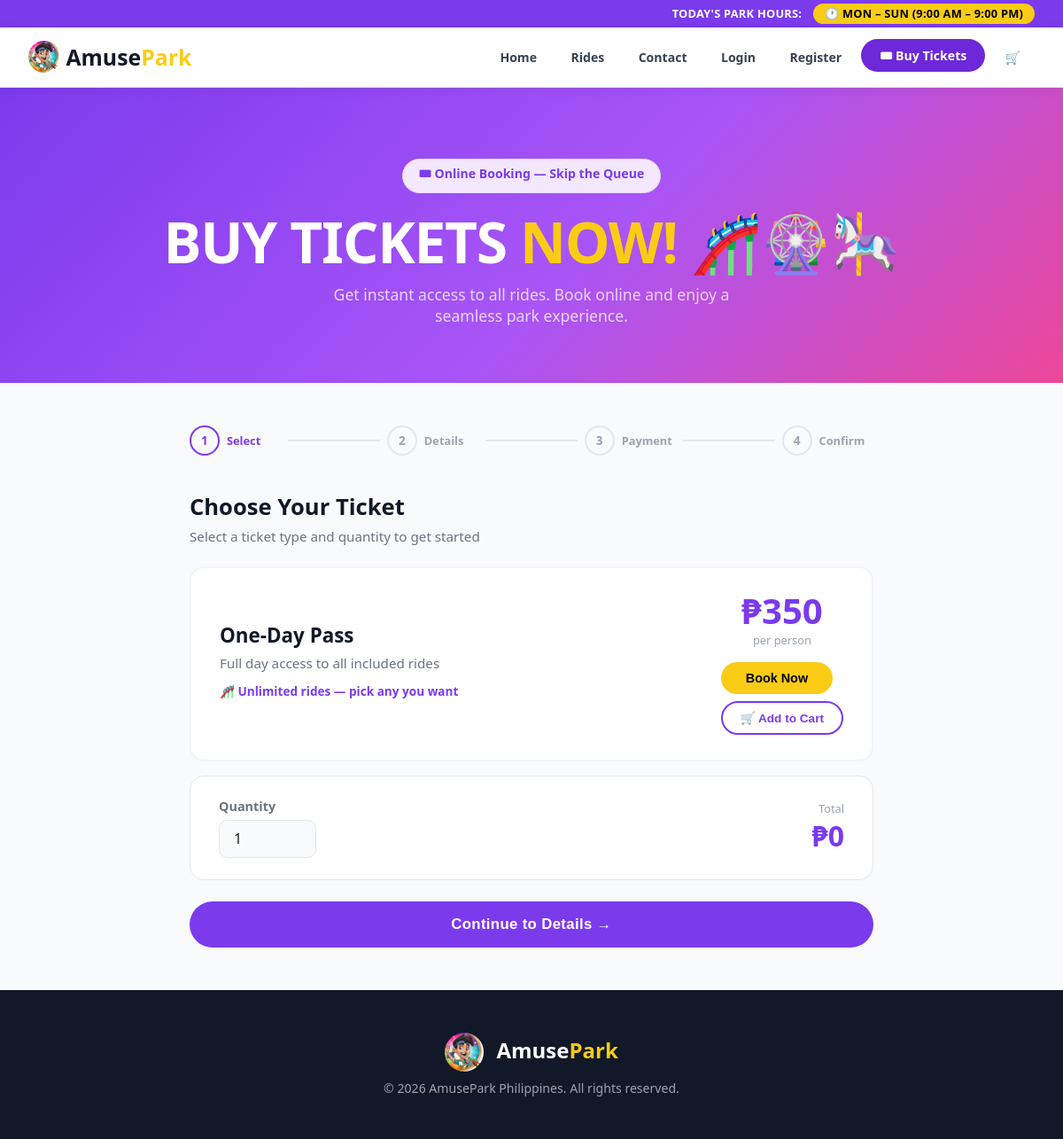
The page /tickets.php on the database as committed earlier.
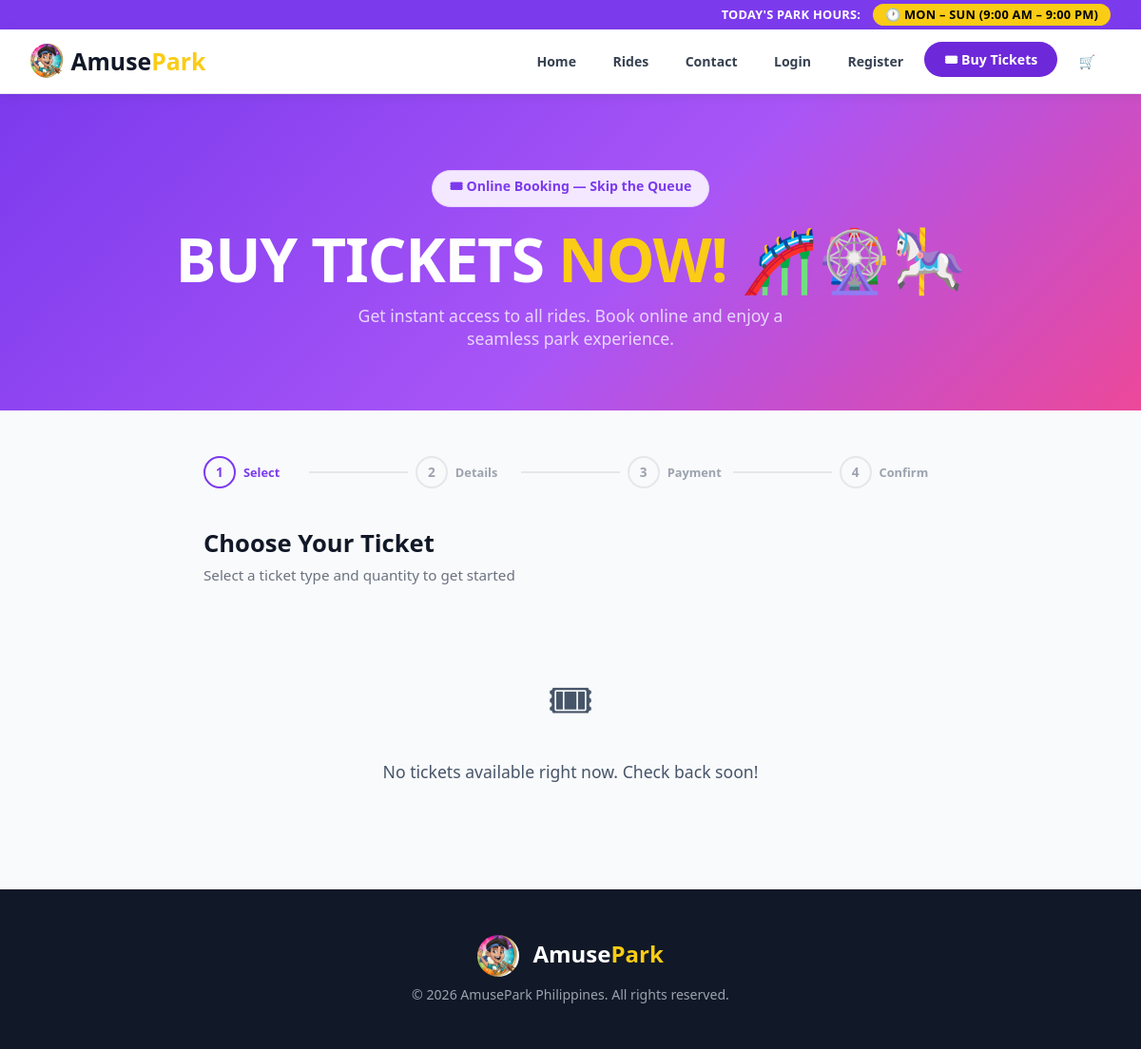
The same page on the database as committed later.
### tables this page shows
CREATE TABLE ticket_types (
  id INT AUTO_INCREMENT PRIMARY KEY,
  name VARCHAR(150) NOT NULL,
  description TEXT,
  category ENUM('Single Day','Season Pass','Group','VIP','Child','Senior') DEFAULT 'Single Day',
  price DECIMAL(10,2) NOT NULL,
  max_rides INT,
  is_active TINYINT(1) DEFAULT 1,
  created_at DATETIME DEFAULT CURRENT_TIMESTAMP,
  updated_at DATETIME DEFAULT CURRENT_TIMESTAMP ON UPDATE CURRENT_TIMESTAMP
);

### config.php (called while the page is built, shortened)
<?php
function e(?string $value): string
{
    return htmlspecialchars((string)$value, ENT_QUOTES | ENT_SUBSTITUTE, 'UTF-8');
}

### tickets.php (the view, shortened to what this page needs)
<?php
require_once __DIR__ . '/lib/auth.php';
require_once __DIR__ . '/lib/layout.php';
$user = current_user();
$pdo  = db();
$flow = $_SESSION['booking_flow'] ?? [];
$step = isset($_GET['step']) ? (int)$_GET['step'] : 0;
$types = $pdo->query("SELECT * FROM ticket_types WHERE is_active = 1 ORDER BY price ASC")->fetchAll();
$selectedType = null;
$selectedQty  = (int)($flow['quantity'] ?? 1);
$selectedId   = (int)($flow['ticket_type_id'] ?? 0);
?>
<!DOCTYPE html>
<html lang="en">
<head>
  <link rel="stylesheet" href="css/style.css" />
</head>
<body class="tickets-page">
<?php render_nav($user, 'tickets'); ?>
<div class="tk-hero">
  <div style="display:inline-flex;align-items:center;gap:.5rem;background:#f3e8ff;border:1px solid #e9d5ff;border-radius:999px;padding:.4rem 1.1rem;margin-bottom:1.25rem;color:#7c3aed;font-size:.88rem;font-weight:600;">
    🎟 Online Booking — Skip the Queue
  </div>
  <h1>BUY TICKETS <span>NOW!</span> 🎢🎡🎠</h1>
  <p>Get instant access to all rides. Book online and enjoy a seamless park experience.</p>
</div>
<div class="tk-wrap">
  <div class="tk-stepper">
    <?php
      $steps = ['Select','Details','Payment','Confirm'];
      foreach ($steps as $i => $lbl):
        $cls = $step === $i ? 'active' : ($step > $i ? 'done' : '');
    ?>
      <div class="tk-step <?= $cls ?>">
        <div class="tk-step-num"><?= $step > $i ? '✓' : ($i + 1) ?></div>
        <div class="tk-step-label"><?= $lbl ?></div>
      </div>
      <?php if ($i < 3): ?>
        <div class="tk-step-line <?= $step > $i ? 'done' : '' ?>"></div>
      <?php endif; ?>
    <?php endforeach; ?>
  </div>
  <?php if ($step === 0): ?>
    <div style="margin-bottom:1.5rem;">
      <div style="font-size:1.6rem;font-weight:900;color:#111827;margin-bottom:.35rem;">Choose Your Ticket</div>
      <div style="color:#6b7280;font-size:.95rem;">Select a ticket type and quantity to get started</div>
    </div>
    <?php if (!count($types)): ?>
      <div style="text-align:center;padding:4rem 2rem;color:#475569;">
        <div style="font-size:3rem;margin-bottom:1rem;">🎟</div>
        <div style="font-size:1.1rem;">No tickets available right now. Check back soon!</div>
      </div>
    <?php else: ?>
      <form method="post" id="ticket-form">
        <?php foreach ($types as $t):
          $price = (float)$t['price'];
          $tid   = (int)$t['id'];
          $isSelected = $tid === $selectedId;
        ?>
          <div class="tk-card <?= $isSelected ? 'selected' : '' ?>"
               onclick="selectTicket(<?= $tid ?>, <?= $price ?>)">
            <div class="tk-card-left">
              <div class="tk-card-name"><?= e($t['name']) ?></div>
              <div class="tk-card-desc"><?= e($t['description'] ?? 'Full day access to all included rides') ?></div>
              <?php if (isset($t['max_rides']) && $t['max_rides'] !== null && $t['max_rides'] !== ''): ?>
                <div style="color:#7c3aed;font-size:.85rem;font-weight:700;margin-bottom:.5rem;">🎢 Pick up to <?= (int)$t['max_rides'] ?> ride<?= (int)$t['max_rides'] === 1 ? '' : 's' ?> — you choose in the next step</div>
              <?php else: ?>
                <div style="color:#7c3aed;font-size:.85rem;font-weight:700;margin-bottom:.5rem;">🎢 Unlimited rides — pick any you want</div>
              <?php endif; ?>
            </div>
            <div class="tk-card-right">
              <div class="tk-price">₱<?= number_format($price, 0) ?></div>
              <div class="tk-price-label">per person</div>
              <button type="button" class="tk-buy-btn" onclick="event.stopPropagation();selectTicket(<?= $tid ?>, <?= $price ?>)">
                Book Now
              </button>
              <button type="button" class="tk-cart-add-btn" onclick="event.stopPropagation();addToCart(<?= $tid ?>, this)">
                🛒 Add to Cart
              </button>
            </div>
          </div>
        <?php endforeach; ?>
        <div class="tk-qty-box">
          <div>
            <label>Quantity</label>
            <input type="number" name="quantity" id="ticket-qty" min="1" value="<?= max(1, $selectedQty) ?>" />
          </div>
          <div class="tk-total-wrap">
            <div class="tk-total-label">Total</div>
            <div class="tk-total-amount" id="ticket-total">
              ₱<?= $selectedType ? number_format(((float)$selectedType['price']) * max(1, $selectedQty), 0) : '0' ?>
            </div>
          </div>
        </div>
        <button class="tk-continue-btn" type="submit">Continue to Details →</button>
      </form>
    <?php endif; ?>
  <?php endif; ?>
</div>
<?php render_footer(); ?>
</body>
</html>

### lib/layout.php (shortened to what this page needs)
<?php
function render_nav($user, string $active = ''): void {
    $isAdmin = ($user['role'] ?? '') === 'admin';
    $isStaff = ($user['role'] ?? '') === 'staff';
    $scriptPath = str_replace('\\', '/', (string)($_SERVER['SCRIPT_NAME'] ?? ''));
    $scriptDir  = trim(dirname($scriptPath), '/');
    $appBase = '';
    $relDir = $appBase !== '' && stripos($scriptDir, $appBase) === 0
        ? trim(substr($scriptDir, strlen($appBase)), '/')
        : $scriptDir;
    $depth = ($relDir === '') ? 0 : substr_count($relDir, '/') + 1;
    $root  = $depth >= 2 ? '../../' : ($depth === 1 ? '../' : '');
    if ($isAdmin): ?>
<nav class="admin-nav">
  <a class="logo" href="<?= $root ?>index.php">
    <img src="<?= $root ?>hero.png.jpg" alt="AmusePark" style="height:36px;width:36px;border-radius:50%;object-fit:cover;flex-shrink:0;">
    Amuse<span>Park</span>
  </a>
  <ul>
    <li><a href="<?= $root ?>admin/admin-dashboard.php" <?= $active==='dashboard'?'class="active"':'' ?>>Dashboard</a></li>
    <li><a href="<?= $root ?>admin/rides.php"           <?= $active==='rides'    ?'class="active"':'' ?>>Rides</a></li>
    <li><a href="<?= $root ?>admin/bookings.php"        <?= $active==='bookings' ?'class="active"':'' ?>>Bookings</a></li>
    <li><a href="<?= $root ?>admin/ticket-types.php"    <?= $active==='tickets'  ?'class="active"':'' ?>>Ticket Types</a></li>
    <li><a href="<?= $root ?>profile.php"               <?= $active==='profile'  ?'class="active"':'' ?>>Profile</a></li>
    <li><a href="<?= $root ?>logout.php" style="color:#f87171;font-weight:700;">Logout</a></li>
  </ul>
</nav>
    <?php else: ?>
<div class="site-top-bar">
  TODAY'S PARK HOURS: <span>🕐 MON – SUN (9:00 AM – 9:00 PM)</span>
</div>
<nav class="site-nav">
  <a class="logo" href="<?= $root ?>index.php">
    <img src="<?= $root ?>hero.png.jpg" alt="AmusePark" style="height:36px;width:36px;border-radius:50%;object-fit:cover;flex-shrink:0;">
    Amuse<span>Park</span>
  </a>
  <ul>
    <li><a href="<?= $root ?>index.php"       <?= $active==='home'     ?'class="active"':'' ?>>Home</a></li>
    <li><a href="<?= $root ?>rides.php"       <?= $active==='rides'    ?'class="active"':'' ?>>Rides</a></li>
    <li><a href="<?= $root ?>contact.php"     <?= $active==='contact'  ?'class="active"':'' ?>>Contact</a></li>
    <?php if ($user): ?>
      <li><a href="<?= $root ?>my-bookings.php" <?= $active==='bookings'?'class="active"':'' ?>>My Bookings</a></li>
      <li><a href="<?= $root ?>profile.php"     <?= $active==='profile' ?'class="active"':'' ?>>Profile</a></li>
      <li><a href="<?= $root ?>logout.php" style="color:#dc2626;font-weight:700;">Logout</a></li>
    <?php else: ?>
      <li><a href="<?= $root ?>login.php"    <?= $active==='login'    ?'class="active"':'' ?>>Login</a></li>
      <li><a href="<?= $root ?>register.php" <?= $active==='register' ?'class="active"':'' ?>>Register</a></li>
    <?php endif; ?>
    <li><a href="<?= $root ?>tickets.php" class="nav-cta <?= $active==='tickets'?'active':'' ?>">🎟 Buy Tickets</a></li>
    <li>
      <a href="<?= $root ?>cart.php" style="position:relative;display:inline-flex;align-items:center;gap:.35rem;" <?= $active==='cart'?'class="active"':'' ?>>
        🛒
      </a>
    </li>
  </ul>
</nav>
    <?php endif;
}
function render_page_header(string $title, string $sub = ''): void { ?>
<?php }
function render_footer(): void {
    $scriptPath = str_replace('\\', '/', (string)($_SERVER['SCRIPT_NAME'] ?? ''));
    $scriptDir  = trim(dirname($scriptPath), '/');
    $appBase = '';
    $relDir = $appBase !== '' && stripos($scriptDir, $appBase) === 0
        ? trim(substr($scriptDir, strlen($appBase)), '/')
        : $scriptDir;
    $depth = ($relDir === '') ? 0 : substr_count($relDir, '/') + 1;
    $root  = $depth >= 2 ? '../../' : ($depth === 1 ? '../' : '');
    ?>
<footer class="site-footer">
  <div class="footer-logo">
    <img src="<?= $root ?>hero.png.jpg" alt="AmusePark" style="height:44px;width:44px;border-radius:50%;object-fit:cover;margin-right:.5rem;vertical-align:middle;">
    Amuse<span>Park</span>
  </div>
  <p>© 2026 AmusePark Philippines. All rights reserved.</p>
</footer>
<?php }

### css/style.css (style rules this page uses)
* { margin: 0; padding: 0; box-sizing: border-box; }
body { font-family: 'Segoe UI', sans-serif; background: #f9fafb; color: #111827; }
.site-top-bar { background: #7c3aed; color: #fff; text-align: right; padding: .4rem 2rem; font-size: .8rem; font-weight: 600; letter-spacing: .02em; }
.site-top-bar span { background: #facc15; color: #000; border-radius: 999px; padding: .15rem .8rem; margin-left: .6rem; font-weight: 700; }
.site-nav { background: #fff; border-bottom: 1px solid #e5e7eb; padding: 0 2rem; height: 68px; display: flex; align-items: center; justify-content: space-between; position: sticky; top: 0; z-index: 100; box-shadow: 0 2px 12px rgba(0,0,0,.07); }
.site-nav .logo { font-size: 1.55rem; font-weight: 900; color: #111827; text-decoration: none; }
.site-nav .logo span { color: #facc15; }
.site-nav ul { list-style: none; display: flex; gap: .4rem; align-items: center; }
.site-nav ul a { padding: .5rem 1rem; border-radius: 999px; font-size: .88rem; font-weight: 600; text-decoration: none; color: #374151; transition: all .2s; }
.site-nav ul a.active { background: #7c3aed; color: #fff; }
.site-nav ul a.nav-cta { background: #7c3aed; color: #fff; padding: .55rem 1.3rem; font-weight: 700; }
.site-nav ul a.nav-cta.active { background: #6d28d9; }
.site-footer { background: #111827; color: #9ca3af; padding: 3rem 2rem; text-align: center; }
.site-footer .footer-logo { font-size: 1.5rem; font-weight: 900; color: #fff; margin-bottom: .6rem; }
.site-footer .footer-logo span { color: #facc15; }
.site-footer p { font-size: .88rem; }
nav { background: #fff; border-bottom: 1px solid #e5e7eb; padding: 0 2rem; height: 64px; display: flex; align-items: center; justify-content: space-between; position: sticky; top: 0; z-index: 100; box-shadow: 0 1px 8px rgba(0,0,0,.07); }
.logo { font-size: 1.4rem; font-weight: 900; color: #111827; text-decoration: none; display:inline-flex; align-items:center; }
.logo span { color: #facc15; }
.logo img { height:36px; width:36px; border-radius:50%; object-fit:cover; margin-right:.4rem; flex-shrink:0; }
nav ul { list-style: none; display: flex; gap: .5rem; align-items: center; }
nav ul a { padding: .5rem 1rem; border-radius: 999px; font-size: .9rem; font-weight: 600; text-decoration: none; color: #374151; transition: all .2s; }
nav ul a:hover, nav ul a.active { background: #7c3aed; color: #fff; }
label { display: block; font-weight: 600; font-size: .9rem; margin-bottom: .35rem; color: #374151; }
input, select, textarea { width: 100%; padding: .65rem 1rem; border: 1.5px solid #e5e7eb; border-radius: .6rem; font-size: .95rem; transition: border .2s; font-family: inherit; }

Rows that differ between the two databases and show on the page:
removed ticket_types: name "One-Day Pass", description "Full day access to all included rides", shows "🎢 Unlimited rides — pick any you want", price "350"
Other text that changed with them:
form field quantity: "1" → (not shown)
text no longer shown: "Quantity Total ₱ 0 Continue to Details →"
text now shown: "🎟 No tickets available right now. Check back soon!"
